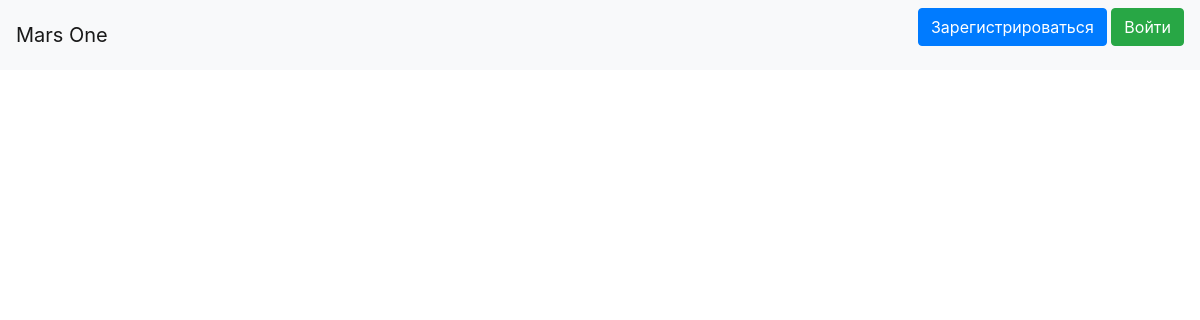
/departments, run on an earlier commit of the app's database.
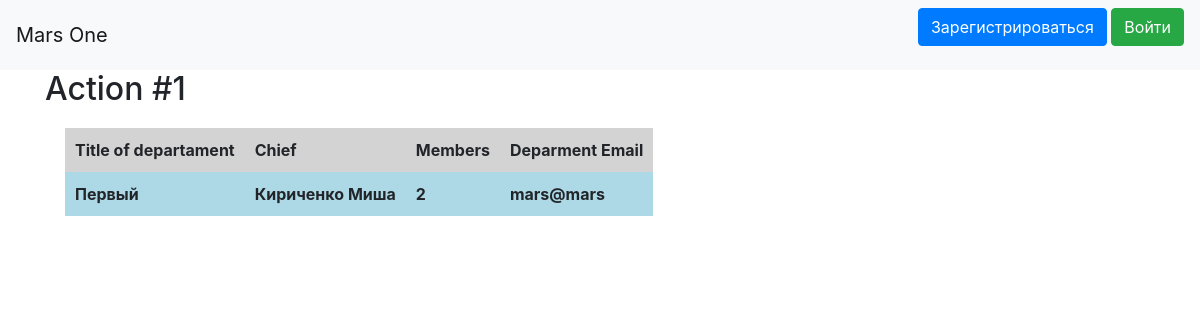
And on a later commit of the database.
### data/departaments.py (models this page shows)
class Departments(SqlAlchemyBase, SerializerMixin):
    __tablename__ = 'departments'
    id = sqlalchemy.Column(
        sqlalchemy.Integer, primary_key=True, autoincrement=True)
    title = sqlalchemy.Column(sqlalchemy.String, nullable=True)
    chief = sqlalchemy.Column(
        sqlalchemy.Integer, sqlalchemy.ForeignKey("users.id"))
    members = sqlalchemy.Column(sqlalchemy.String, nullable=True)
    email = sqlalchemy.Column(sqlalchemy.String, nullable=True, unique=True)
    user = orm.relationship('User')

### main.py (the view)
@app.route('/departments')
def departments():
    db = db_session.create_session()
    departments = db.query(Departments).all()
    data = []
    ides = []
    users = []
    for dep in departments:
        chief = db.query(User).filter(User.id == dep.chief).first()
        data.append(
            (dep.title, f'{chief.surname} {chief.name}', dep.members, dep.email))
        ides.append(dep.id)
        users.append(dep.user)
    return render_template('departments.html', data=data, ides=ides, title='Страница Миссии', users=users)

### data/db_session.py (called while the page is built)
def create_session() -> Session:
    global __factory
    return __factory()

### templates/departments.html (shortened to what this page needs)
{% extends "base.html" %}
{% block content %}
{% set headers = ['Title of departament', 'Chief', 'Members', 'Deparment Email'] %}
{% for job in data %}
<h2>Action #{{ides[loop.index0]}}</h2>
<table>
    <thead>
        <tr>
            {% for title in headers %}
            <th>{{title}}</th>
            {% endfor %}
        </tr>
    </thead>
    <tbody>
        <tr>
            {% for item in job %}
            <th>{{ item }}</th>
            {% endfor %}
        </tr>
    </tbody>
</table>
{% endfor %}
{% endblock %}

### templates/base.html (shortened to what this page needs)
<!doctype html>
<html lang="en">
<head>
    <link rel="stylesheet" href="static/style.css">
    <link rel="stylesheet" href="https://stackpath.bootstrapcdn.com/bootstrap/4.4.1/css/bootstrap.min.css">
</head>
  <body>
    <header>
      <nav class="navbar navbar-light bg-light">
        <a class="navbar-brand" href="#">Mars One</a>
        {% if current_user.is_authenticated %}
          <a class="navbar-brand" href="/logout">{{ current_user.name }}</a>
        {% else %}
          <p>
              <a class="btn btn-primary " href="/register">Зарегистрироваться</a>
              <a class="btn btn-success" href="/login">Войти</a>
          </p>
        {% endif %}
      </nav>
    </header>
    <main role="main" class="container">
        {% block content %}{% endblock %}
    </main>
  </body>
</html>

### static/style.css (style rules this page uses)
thead th { background-color: lightgray; }
tbody th { background-color: lightblue; }
table th { padding: 10px; }
table { margin: 20px; }

What changed in the data, as far as the page shows it:
added Departments: ides "1", headers "Title of departament" "Chief" "Members" "Deparment Email", title "Первый", job "Кириченко Миша" "2", email "mars@mars"
